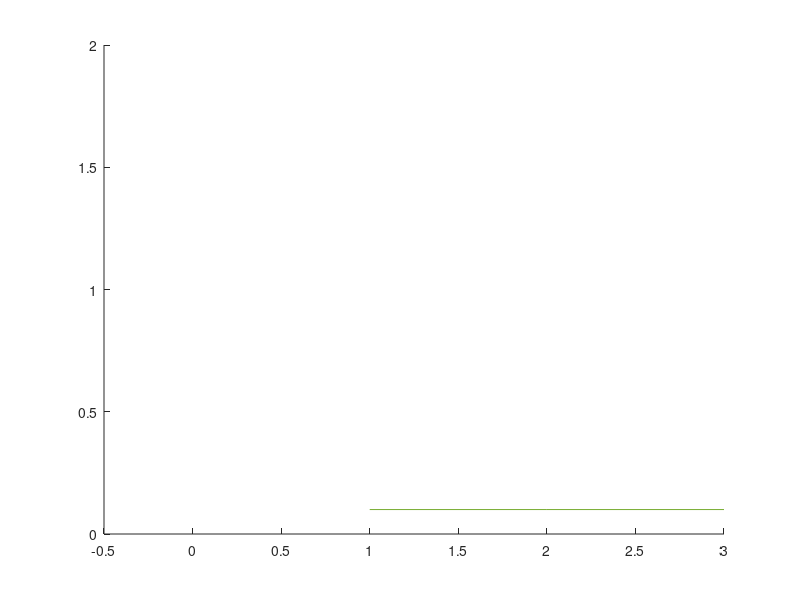

MATLAB code for this plot: (Note: this script raises an error after producing the figure.)
clc;clear;
%% load
load roll_curve_2.mat
slit_curve = position;
slit_curve = deg2rad(slit_curve);
rpm_curve = velocity;
tor_curve = current;
clear position current gait velocity gamma

load roll_3_2.mat
slit_03 = position;
slit_03 = deg2rad(slit_03);
rpm_03 = velocity;
tor_03 = current;
clear position current gait velocity gamma

load roll_5_2.mat
slit_05 = position;
slit_05 = deg2rad(slit_05);
rpm_05 = velocity;
tor_05 = current;
clear position current gait velocity gamma

load roll_7_2.mat
slit_07 = position;
slit_07 = deg2rad(slit_07);
rpm_07 = velocity;
tor_07 = current;
clear position current gait velocity gamma

load roll_9_2.mat
slit_09 = position;
slit_09 = deg2rad(slit_09);
rpm_09 = velocity;
tor_09 = current;
clear position current gait velocity gamma

%% Roll Dorsal Position
figure;
hold on;
% plot(slit_curve(1:41,1),LineWidth=1.5,LineStyle=":",Color=[0.1 0.1 0.1])
% plot(slit_03(1:41,1),LineWidth=1.5,LineStyle="-",Color=[0.3 0.3 0.3])
% plot(slit_05(1:41,1),LineWidth=1.5,LineStyle=":",Color=[0.5 0.5 0.5])
% plot(slit_07(1:41,1),LineWidth=1.5,LineStyle="-.",Color=[0.5 0.5 0.5])
% plot(slit_09(1:41,1),LineWidth=1.5,LineStyle="-",Color=[0.7 0.7 0.7])

% [“#1984c5”, "#22a7f0”, “#63bff0”, “#a7d5ed”, “#e2e2e2”, “#e1a692”, “#de6e56”, “#e14b31”, “#c23728”]
p1 = plot(slit_curve(1:46,1),LineWidth=1.5,LineStyle=":",Color=[0.1 0.1 0.1]); p1.Color(4) = 0.7;
p2 = plot(slit_03(1:46,1),LineWidth=1.5,LineStyle="-",Color="#000080"); p2.Color(4) = 0.7;
p3 = plot(slit_05(1:46,1),LineWidth=1.5,LineStyle="--",Color="#004d00"); p3.Color(4) = 0.7;
p4 = plot(slit_07(1:46,1),LineWidth=1.5,LineStyle="-",Color="#800020"); p4.Color(4) = 0.7;
p5 = plot(slit_09(1:46,1),LineWidth=1.5,LineStyle="--",Color="#B8860B"); p5.Color(4) = 0.7;

legend({"Serpenoid", "gamma = 0.3", "gamma = 0.5", "gamma = 0.7", "gamma = 0.9"},'NumColumns',3,FontSize=9,FontName='arial',Location='northwest',Fontweight='bold');

t = 1:5:200;
xticks(t);
xticklabels((t-1)*0.05);
xlim([1 41]);
% a = get(gca,'YTickLabel');  
% set(gca,'YTickLabel',a,'fontsize',11,'FontWeight','bold')

pos = -pi/3:pi/6:pi/2;
yticks(pos);
yticklabels({"-\pi/3", "-\pi/6", "0", "\pi/6", "\pi/3", "\pi/2"});
ylim([-pi/5.9999 pi/2.999]);
% a = get(gca,'XTickLabel');  
% set(gca,'XTickLabel',a,'fontsize',11,'FontWeight','bold')

ax = gca;
X = ax.XAxis;
Y = ax.YAxis;
X.FontSize = 11;
Y.FontSize = 11;
X.FontName = 'arial';
Y.FontName = 'arial';
X.FontWeight = 'bold';
Y.FontWeight = 'bold';

grid on;
% 
grid_ax = gca;
grid_ax.LineWidth = 1;
grid_ax.GridLineStyle = "--";
grid_ax.GridColor = [0.2 0.2 0.2];
% grid_ax.YGrid = "off";

xlabel("Time (sec)","FontSize",13,"FontName","arial","FontWeight","bold");
ylabel("Dorsal joint input (rad)","FontSize",13,"FontName","arial","FontWeight","bold");

pbaspect([2 0.8 0.8]);
clear a;

%% Roll Lateral Position
figure;
hold on;
% plot(slit_curve(1:41,1),LineWidth=1.5,LineStyle=":",Color=[0.1 0.1 0.1])
% plot(slit_03(1:41,1),LineWidth=1.5,LineStyle="-",Color=[0.3 0.3 0.3])
% plot(slit_05(1:41,1),LineWidth=1.5,LineStyle=":",Color=[0.5 0.5 0.5])
% plot(slit_07(1:41,1),LineWidth=1.5,LineStyle="-.",Color=[0.5 0.5 0.5])
% plot(slit_09(1:41,1),LineWidth=1.5,LineStyle="-",Color=[0.7 0.7 0.7])

% [“#1984c5”, "#22a7f0”, “#63bff0”, “#a7d5ed”, “#e2e2e2”, “#e1a692”, “#de6e56”, “#e14b31”, “#c23728”]
p1 = plot(slit_curve(1:46,2),LineWidth=1.5,LineStyle=":",Color=[0.1 0.1 0.1]); p1.Color(4) = 0.7;
p2 = plot(slit_03(1:46,2),LineWidth=1.5,LineStyle="-",Color="#000080"); p2.Color(4) = 0.7;
p3 = plot(slit_05(1:46,2),LineWidth=1.5,LineStyle="--",Color="#004d00"); p3.Color(4) = 0.7;
p4 = plot(slit_07(1:46,2),LineWidth=1.5,LineStyle="-",Color="#800020"); p4.Color(4) = 0.7;
p5 = plot(slit_09(1:46,2),LineWidth=1.5,LineStyle="--",Color="#B8860B"); p5.Color(4) = 0.7;

legend({"Serpenoid", "gamma = 0.3", "gamma = 0.5", "gamma = 0.7", "gamma = 0.9"},'NumColumns',3,FontSize=9,FontName='arial',Location='northwest',Fontweight='bold');

t = 1:5:200;
xticks(t);
xticklabels((t-1)*0.05);
xlim([1 41]);
% a = get(gca,'YTickLabel');  
% set(gca,'YTickLabel',a,'fontsize',11,'FontWeight','bold')

pos = -pi/3:pi/6:pi/2;
yticks(pos);
yticklabels({"-\pi/3", "-\pi/6", "0", "\pi/6", "\pi/3", "\pi/2"});
ylim([-pi/5.9999 pi/2.999]);
% a = get(gca,'XTickLabel');  
% set(gca,'XTickLabel',a,'fontsize',11,'FontWeight','bold')

ax = gca;
X = ax.XAxis;
Y = ax.YAxis;
X.FontSize = 11;
Y.FontSize = 11;
X.FontName = 'arial';
Y.FontName = 'arial';
X.FontWeight = 'bold';
Y.FontWeight = 'bold';

grid on;
% 
grid_ax = gca;
grid_ax.LineWidth = 1;
grid_ax.GridLineStyle = "--";
grid_ax.GridColor = [0.2 0.2 0.2];
% grid_ax.YGrid = "off";

xlabel("Time (sec)","FontSize",13,"FontName","arial","FontWeight","bold");
ylabel("Lateral joint input (rad)","FontSize",13,"FontName","arial","FontWeight","bold");

pbaspect([2 0.8 0.8]);
clear a;

%% Roll Dor Vel
figure;
hold on;
% plot(slit_curve(1:41,1),LineWidth=1.5,LineStyle=":",Color=[0.1 0.1 0.1])
% plot(slit_03(1:41,1),LineWidth=1.5,LineStyle="-",Color=[0.3 0.3 0.3])
% plot(slit_05(1:41,1),LineWidth=1.5,LineStyle=":",Color=[0.5 0.5 0.5])
% plot(slit_07(1:41,1),LineWidth=1.5,LineStyle="-.",Color=[0.5 0.5 0.5])
% plot(slit_09(1:41,1),LineWidth=1.5,LineStyle="-",Color=[0.7 0.7 0.7])

% [“#1984c5”, "#22a7f0”, “#63bff0”, “#a7d5ed”, “#e2e2e2”, “#e1a692”, “#de6e56”, “#e14b31”, “#c23728”]
p1 = plot(rpm_curve(1:46,1),LineWidth=1.5,LineStyle=":",Color=[0.1 0.1 0.1]); p1.Color(4) = 0.7;
p2 = plot(rpm_03(1:46,1),LineWidth=1.5,LineStyle="-",Color="#000080"); p2.Color(4) = 0.7;
p3 = plot(rpm_05(1:46,1),LineWidth=1.5,LineStyle="--",Color="#004d00"); p3.Color(4) = 0.7;
p4 = plot(rpm_07(1:46,1),LineWidth=1.5,LineStyle="-",Color="#800020"); p4.Color(4) = 0.7;
p5 = plot(rpm_09(1:46,1),LineWidth=1.5,LineStyle="--",Color="#B8860B"); p5.Color(4) = 0.7;

legend({"Serpenoid", "gamma = 0.3", "gamma = 0.5", "gamma = 0.7", "gamma = 0.9"},'NumColumns',3,FontSize=9,FontName='arial',Location='northwest',Fontweight='bold');

t = 1:5:200;
xticks(t);
xticklabels((t-1)*0.05);
xlim([1 41]);
% a = get(gca,'YTickLabel');  
% set(gca,'YTickLabel',a,'fontsize',11,'FontWeight','bold')

vel = -60:10:60;
yticks(vel);
% yticklabels({"-\pi/3", "-\pi/6", "0", "\pi/6", "\pi/3", "\pi/2"});
ylim([-30 50]);
% a = get(gca,'XTickLabel');  
% set(gca,'XTickLabel',a,'fontsize',11,'FontWeight','bold')

ax = gca;
X = ax.XAxis;
Y = ax.YAxis;
X.FontSize = 11;
Y.FontSize = 11;
X.FontName = 'arial';
Y.FontName = 'arial';
X.FontWeight = 'bold';
Y.FontWeight = 'bold';

grid on;
% 
grid_ax = gca;
grid_ax.LineWidth = 1;
grid_ax.GridLineStyle = "--";
grid_ax.GridColor = [0.2 0.2 0.2];
% grid_ax.YGrid = "off";

xlabel("Time (sec)","FontSize",13,"FontName","arial","FontWeight","bold");
ylabel("Dorsal joint velocity (RPM)","FontSize",13,"FontName","arial","FontWeight","bold");

pbaspect([2 0.8 0.8]);
clear a;

%% Roll lat vel
figure;
hold on;
% plot(slit_curve(1:41,1),LineWidth=1.5,LineStyle=":",Color=[0.1 0.1 0.1])
% plot(slit_03(1:41,1),LineWidth=1.5,LineStyle="-",Color=[0.3 0.3 0.3])
% plot(slit_05(1:41,1),LineWidth=1.5,LineStyle=":",Color=[0.5 0.5 0.5])
% plot(slit_07(1:41,1),LineWidth=1.5,LineStyle="-.",Color=[0.5 0.5 0.5])
% plot(slit_09(1:41,1),LineWidth=1.5,LineStyle="-",Color=[0.7 0.7 0.7])

% [“#1984c5”, "#22a7f0”, “#63bff0”, “#a7d5ed”, “#e2e2e2”, “#e1a692”, “#de6e56”, “#e14b31”, “#c23728”]
p1 = plot(rpm_curve(1:46,2),LineWidth=1.5,LineStyle=":",Color=[0.1 0.1 0.1]); p1.Color(4) = 0.7;
p2 = plot(rpm_03(1:46,2),LineWidth=1.5,LineStyle="-",Color="#000080"); p2.Color(4) = 0.7;
p3 = plot(rpm_05(1:46,2),LineWidth=1.5,LineStyle="--",Color="#004d00"); p3.Color(4) = 0.7;
p4 = plot(rpm_07(1:46,2),LineWidth=1.5,LineStyle="-",Color="#800020"); p4.Color(4) = 0.7;
p5 = plot(rpm_09(1:46,2),LineWidth=1.5,LineStyle="--",Color="#B8860B"); p5.Color(4) = 0.7;

legend({"Serpenoid", "gamma = 0.3", "gamma = 0.5", "gamma = 0.7", "gamma = 0.9"},'NumColumns',3,FontSize=9,FontName='arial',Location='northwest',Fontweight='bold');

t = 1:5:200;
xticks(t);
xticklabels((t-1)*0.05);
xlim([1 41]);
% a = get(gca,'YTickLabel');  
% set(gca,'YTickLabel',a,'fontsize',11,'FontWeight','bold')

vel = -60:10:60;
yticks(vel);
% yticklabels({"-\pi/3", "-\pi/6", "0", "\pi/6", "\pi/3", "\pi/2"});
ylim([-30 50]);
% a = get(gca,'XTickLabel');  
% set(gca,'XTickLabel',a,'fontsize',11,'FontWeight','bold')

ax = gca;
X = ax.XAxis;
Y = ax.YAxis;
X.FontSize = 11;
Y.FontSize = 11;
X.FontName = 'arial';
Y.FontName = 'arial';
X.FontWeight = 'bold';
Y.FontWeight = 'bold';

grid on;
% 
grid_ax = gca;
grid_ax.LineWidth = 1;
grid_ax.GridLineStyle = "--";
grid_ax.GridColor = [0.2 0.2 0.2];
% grid_ax.YGrid = "off";

xlabel("Time (sec)","FontSize",13,"FontName","arial","FontWeight","bold");
ylabel("Lateral joint velocity (RPM)","FontSize",13,"FontName","arial","FontWeight","bold");

pbaspect([2 0.8 0.8]);
clear a;
%% Roll dor cur
figure;
hold on;
% plot(slit_curve(1:41,1),LineWidth=1.5,LineStyle=":",Color=[0.1 0.1 0.1])
% plot(slit_03(1:41,1),LineWidth=1.5,LineStyle="-",Color=[0.3 0.3 0.3])
% plot(slit_05(1:41,1),LineWidth=1.5,LineStyle=":",Color=[0.5 0.5 0.5])
% plot(slit_07(1:41,1),LineWidth=1.5,LineStyle="-.",Color=[0.5 0.5 0.5])
% plot(slit_09(1:41,1),LineWidth=1.5,LineStyle="-",Color=[0.7 0.7 0.7])

% [“#1984c5”, "#22a7f0”, “#63bff0”, “#a7d5ed”, “#e2e2e2”, “#e1a692”, “#de6e56”, “#e14b31”, “#c23728”]
p1 = plot(tor_curve(1:46,1),LineWidth=1.5,LineStyle=":",Color=[0.1 0.1 0.1]); p1.Color(4) = 0.7;
p2 = plot(tor_03(1:46,1),LineWidth=1.5,LineStyle="-",Color="#000080"); p2.Color(4) = 0.7;
p3 = plot(tor_05(1:46,1),LineWidth=1.5,LineStyle="--",Color="#004d00"); p3.Color(4) = 0.7;
p4 = plot(tor_07(1:46,1),LineWidth=1.5,LineStyle="-",Color="#800020"); p4.Color(4) = 0.7;
p5 = plot(tor_09(1:46,1),LineWidth=1.5,LineStyle="--",Color="#B8860B"); p5.Color(4) = 0.7;

legend({"Serpenoid", "gamma = 0.3", "gamma = 0.5", "gamma = 0.7", "gamma = 0.9"},'NumColumns',3,FontSize=9,FontName='arial',Location='northwest',Fontweight='bold');

t = 1:5:200;
xticks(t);
xticklabels((t-1)*0.05);
xlim([1 41]);
% a = get(gca,'YTickLabel');  
% set(gca,'YTickLabel',a,'fontsize',11,'FontWeight','bold')

vel = -1200:200:1800;
yticks(vel);
% yticklabels({"-\pi/3", "-\pi/6", "0", "\pi/6", "\pi/3", "\pi/2"});
ylim([-600 1000]);
% a = get(gca,'XTickLabel');  
% set(gca,'XTickLabel',a,'fontsize',11,'FontWeight','bold')

ax = gca;
X = ax.XAxis;
Y = ax.YAxis;
X.FontSize = 11;
Y.FontSize = 11;
X.FontName = 'arial';
Y.FontName = 'arial';
X.FontWeight = 'bold';
Y.FontWeight = 'bold';

grid on;
% 
grid_ax = gca;
grid_ax.LineWidth = 1;
grid_ax.GridLineStyle = "--";
grid_ax.GridColor = [0.2 0.2 0.2];
% grid_ax.YGrid = "off";

xlabel("Time (sec)","FontSize",13,"FontName","arial","FontWeight","bold");
ylabel("Dorsal joint current (mA)","FontSize",13,"FontName","arial","FontWeight","bold");

pbaspect([2 0.8 0.8]);
clear a;
%% Roll lat cur
figure;
hold on;
% plot(slit_curve(1:41,1),LineWidth=1.5,LineStyle=":",Color=[0.1 0.1 0.1])
% plot(slit_03(1:41,1),LineWidth=1.5,LineStyle="-",Color=[0.3 0.3 0.3])
% plot(slit_05(1:41,1),LineWidth=1.5,LineStyle=":",Color=[0.5 0.5 0.5])
% plot(slit_07(1:41,1),LineWidth=1.5,LineStyle="-.",Color=[0.5 0.5 0.5])
% plot(slit_09(1:41,1),LineWidth=1.5,LineStyle="-",Color=[0.7 0.7 0.7])

% [“#1984c5”, "#22a7f0”, “#63bff0”, “#a7d5ed”, “#e2e2e2”, “#e1a692”, “#de6e56”, “#e14b31”, “#c23728”]
p1 = plot(tor_curve(1:46,2),LineWidth=1.5,LineStyle=":",Color=[0.1 0.1 0.1]); p1.Color(4) = 0.7;
p2 = plot(tor_03(1:46,2),LineWidth=1.5,LineStyle="-",Color="#000080"); p2.Color(4) = 0.7;
p3 = plot(tor_05(1:46,2),LineWidth=1.5,LineStyle="--",Color="#004d00"); p3.Color(4) = 0.7;
p4 = plot(tor_07(1:46,2),LineWidth=1.5,LineStyle="-",Color="#800020"); p4.Color(4) = 0.7;
p5 = plot(tor_09(1:46,2),LineWidth=1.5,LineStyle="--",Color="#B8860B"); p5.Color(4) = 0.7;

legend({"Serpenoid", "gamma = 0.3", "gamma = 0.5", "gamma = 0.7", "gamma = 0.9"},'NumColumns',3,FontSize=9,FontName='arial',Location='northwest',Fontweight='bold');

t = 1:5:200;
xticks(t);
xticklabels((t-1)*0.05);
xlim([1 41]);
% a = get(gca,'YTickLabel');  
% set(gca,'YTickLabel',a,'fontsize',11,'FontWeight','bold')

vel = -1200:200:1800;
yticks(vel);
% yticklabels({"-\pi/3", "-\pi/6", "0", "\pi/6", "\pi/3", "\pi/2"});
ylim([-600 1000]);
% a = get(gca,'XTickLabel');  
% set(gca,'XTickLabel',a,'fontsize',11,'FontWeight','bold')

ax = gca;
X = ax.XAxis;
Y = ax.YAxis;
X.FontSize = 11;
Y.FontSize = 11;
X.FontName = 'arial';
Y.FontName = 'arial';
X.FontWeight = 'bold';
Y.FontWeight = 'bold';

grid on;
% 
grid_ax = gca;
grid_ax.LineWidth = 1;
grid_ax.GridLineStyle = "--";
grid_ax.GridColor = [0.2 0.2 0.2];
% grid_ax.YGrid = "off";

xlabel("Time (sec)","FontSize",13,"FontName","arial","FontWeight","bold");
ylabel("Lateral joint current (mA)","FontSize",13,"FontName","arial","FontWeight","bold");

pbaspect([2 0.8 0.8]);
clear a;